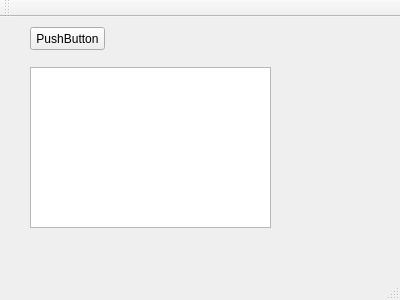
<?xml version="1.0" encoding="UTF-8"?>
<ui version="4.0">
 <class>MainWindow</class>
 <widget class="QMainWindow" name="MainWindow">
  <property name="geometry">
   <rect>
    <x>0</x>
    <y>0</y>
    <width>400</width>
    <height>300</height>
   </rect>
  </property>
  <property name="windowTitle">
   <string>MainWindow</string>
  </property>
  <widget class="QWidget" name="centralWidget">
   <widget class="QPushButton" name="pushButton">
    <property name="geometry">
     <rect>
      <x>30</x>
      <y>10</y>
      <width>75</width>
      <height>23</height>
     </rect>
    </property>
    <property name="text">
     <string>PushButton</string>
    </property>
   </widget>
   <widget class="QTextEdit" name="textEdit">
    <property name="geometry">
     <rect>
      <x>30</x>
      <y>50</y>
      <width>241</width>
      <height>161</height>
     </rect>
    </property>
   </widget>
  </widget>
  <widget class="QMenuBar" name="menuBar">
   <property name="geometry">
    <rect>
     <x>0</x>
     <y>0</y>
     <width>400</width>
     <height>21</height>
    </rect>
   </property>
  </widget>
  <widget class="QToolBar" name="mainToolBar">
   <attribute name="toolBarArea">
    <enum>TopToolBarArea</enum>
   </attribute>
   <attribute name="toolBarBreak">
    <bool>false</bool>
   </attribute>
  </widget>
  <widget class="QStatusBar" name="statusBar"/>
 </widget>
 <layoutdefault spacing="6" margin="11"/>
 <resources/>
 <connections/>
</ui>
